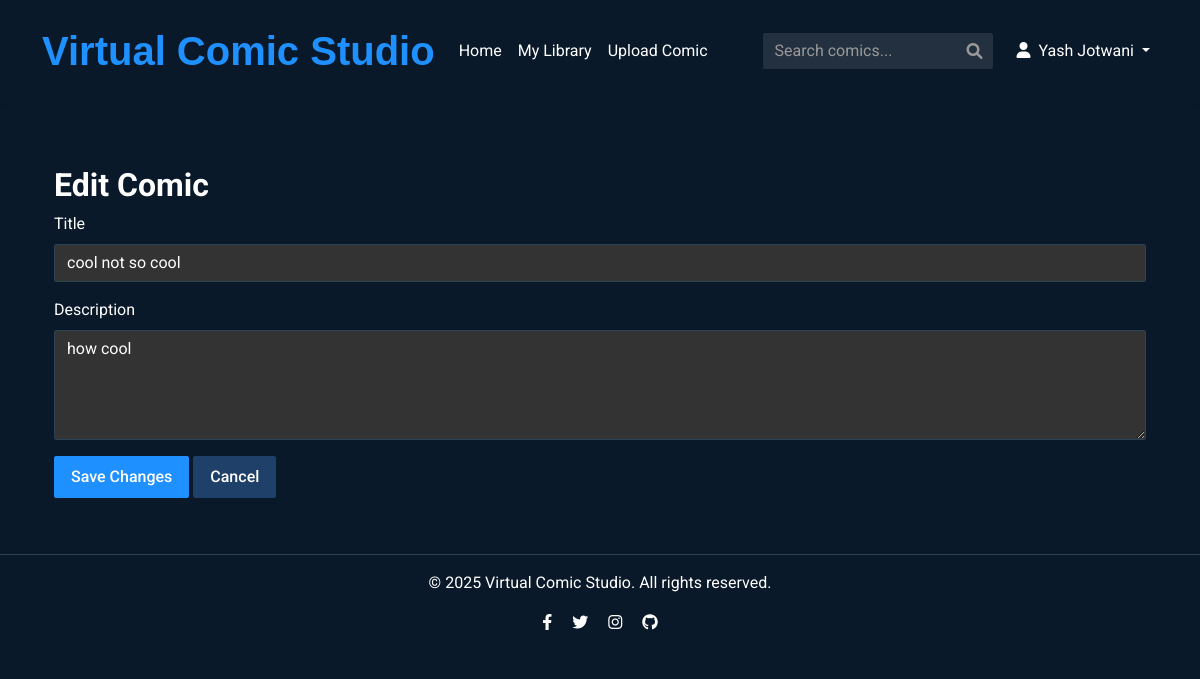
Page /edit_comic/6 (signed in) on the committed database.
### models.py (models this page shows, shortened)
class User(UserMixin, db.Model):
    id = db.Column(db.Integer, primary_key=True)
    username = db.Column(db.String(64), unique=True, nullable=False)
    email = db.Column(db.String(120), unique=True, nullable=False)
    password_hash = db.Column(db.String(256), nullable=False)
    created_at = db.Column(db.DateTime, default=datetime.datetime.utcnow)
    comics_uploaded = db.relationship('Comic', backref='owner', lazy='dynamic')
    reviews = db.relationship('Review', backref='user', lazy='dynamic')
    library_comics = db.relationship('Comic', secondary=user_library,
                                    lazy='dynamic', backref=db.backref('in_libraries', lazy='dynamic'))

class Comic(db.Model):
    id = db.Column(db.Integer, primary_key=True)
    title = db.Column(db.String(100), nullable=False)
    description = db.Column(db.Text, nullable=False)
    filename = db.Column(db.String(255), nullable=False, unique=True)
    owner_id = db.Column(db.Integer, db.ForeignKey('user.id'), nullable=False)
    upload_date = db.Column(db.DateTime, default=datetime.datetime.utcnow)
    views = db.Column(db.Integer, default=0)
    logo_id = db.Column(db.Integer, default=1) # Logo ID (1-5)
    reviews = db.relationship('Review', backref='comic', lazy='dynamic', cascade='all, delete-orphan')

### routes.py (the view)
@app.route('/edit_comic/<int:comic_id>', methods=['GET', 'POST'])
@login_required
def edit_comic(comic_id):
    comic = Comic.query.get(comic_id)
    if not comic:
        flash("Comic not found!", "danger")
        return redirect(url_for("profile"))
    if comic.owner_id != current_user.id:
        flash("Unauthorized action!", "danger")
        return redirect(url_for("profile"))
    if request.method == 'POST':
        comic.title = request.form.get('title')
        comic.description = request.form.get('description')
        db.session.commit()
        flash("Comic updated successfully!", "success")
        return redirect(url_for("comic_details", comic_id=comic.id))
    return render_template('edit_comic.html', comic=comic)

### app.py (called while the page is built)
@login_manager.user_loader
def load_user(user_id):
    return User.query.get(int(user_id))

### templates/edit_comic.html (shortened to what this page needs)
{% extends "layout.html" %}  {% block content %}
<div class="container mt-4">
  <h2>Edit Comic</h2>
  <form method="post" action="{{ url_for('edit_comic', comic_id=comic.id) }}">
    <div class="mb-3">
      <label class="form-label">Title</label>
      <input
        type="text"
        name="title"
        class="form-control"
        value="{{ comic.title }}"
        required
      />
    </div>
    <div class="mb-3">
      <label class="form-label">Description</label>
      <textarea name="description" class="form-control" rows="4" required>
{{ comic.description }}</textarea
      >
    </div>
    <button type="submit" class="btn btn-primary">Save Changes</button>
    <a
      href="{{ url_for('comic_details', comic_id=comic.id) }}"
      class="btn btn-secondary"
      >Cancel</a
    >
  </form>
</div>
{% endblock %}

### templates/layout.html (shortened to what this page needs)
<!DOCTYPE html>
<html lang="en">
  <head>
    <link
      href="https://cdn.jsdelivr.net/npm/bootstrap@5.1.3/dist/css/bootstrap.min.css"
      rel="stylesheet"
    />
    <link
      href="https://cdnjs.cloudflare.com/ajax/libs/font-awesome/6.0.0-beta3/css/all.min.css"
      rel="stylesheet"
    />
    <link
      rel="stylesheet"
      href="{{ url_for('static', filename='css/main.css') }}"
    />
  </head>
  <body>
    <nav class="navbar navbar-expand-lg navbar-dark">
      <div class="container">
        <a class="navbar-brand" href="{{ url_for('index') }}"
          >Virtual Comic Studio</a
        >
        <div class="collapse navbar-collapse" id="navbarNav">
          <ul class="navbar-nav me-auto">
            <li class="nav-item">
              <a class="nav-link" href="{{ url_for('index') }}">Home</a>
            </li>
            {% if current_user.is_authenticated %}
            <li class="nav-item">
              <a class="nav-link" href="{{ url_for('library') }}">My Library</a>
            </li>
            <li class="nav-item">
              <a class="nav-link" href="{{ url_for('upload_comic') }}"
                >Upload Comic</a
              >
            </li>
            {% endif %}
          </ul>
          <form
            class="search-form d-flex"
            action="{{ url_for('search') }}"
            method="get"
          >
            <div class="position-relative">
              <input
                class="form-control search-input"
                type="search"
                name="q"
                placeholder="Search comics..."
                aria-label="Search"
                value="{{ search_query|default('') }}"
              />
              <i class="fas fa-search search-icon"></i>
            </div>
          </form>
          <ul class="navbar-nav">
            {% if current_user.is_authenticated %}
            <li class="nav-item dropdown">
              <a
                class="nav-link dropdown-toggle"
                href="#"
                id="userDropdown"
                role="button"
                data-bs-toggle="dropdown"
              >
                <i class="fas fa-user me-1"></i> {{ current_user.username }}
              </a>
            </li>
            {% endif %}
          </ul>
        </div>
      </div>
    </nav>
    <main class="container py-4">{% block content %}{% endblock %}</main>
    <footer class="text-center py-3">
      <div class="container">
        <p>&copy; 2025 Virtual Comic Studio. All rights reserved.</p>
        <div class="social-links">
          <a href="#" class="mx-2"><i class="fab fa-facebook-f"></i></a>
          <a href="#" class="mx-2"><i class="fab fa-twitter"></i></a>
          <a href="#" class="mx-2"><i class="fab fa-instagram"></i></a>
          <a href="#" class="mx-2"><i class="fab fa-github"></i></a>
        </div>
      </div>
    </footer>
  </body>
</html>

### static/css/main.css (style rules this page uses)
:root { --primary-bg: #0a1929; --secondary-bg: #1f4068; --accent-color: #1e90ff; --text-color: #ffffff; --card-bg: #162b3c; --hover-bg: #1d3649; --border-color: #2c4356; --success-color: #46b04a; --warning-color: #e6a23c; --danger-color: #f56c6c; --info-color: #909399; --font-main: "Roboto", "Arial", sans-serif; --standard-padding: 16px; --transition-speed: 0.3s; }
body { font-family: var(--font-main); background-color: var(--primary-bg); color: var(--text-color); margin: 0; padding: 0; line-height: 1.5; }
a { color: var(--text-color); text-decoration: none; transition: color var(--transition-speed) ease; }
h1, h2, h3, h4, h5, h6 { margin-top: 0; font-weight: 700; }
.navbar { background-color: var(--primary-bg) !important; padding: var(--standard-padding); box-shadow: 0 2px 5px rgba(0, 0, 0, 0.1); }
.navbar-brand { color: var(--accent-color) !important; font-size: 2.5rem; font-weight: bold; font-family: "Ubuntu", sans-serif; }
.navbar-dark .navbar-nav .nav-link { color: var(--text-color); transition: all var(--transition-speed) ease; }
.btn { border-radius: 2px; font-weight: 500; padding: 8px 16px; transition: all var(--transition-speed) ease; }
.btn-primary { background-color: var(--accent-color); border-color: var(--accent-color); }
.btn-secondary { background-color: var(--secondary-bg); border-color: var(--secondary-bg); }
.form-control { background-color: #333; border: 1px solid var(--border-color); color: var(--text-color); border-radius: 2px; }
.form-control::placeholder { color: #999; }
footer { background-color: var(--primary-bg); padding: var(--standard-padding); text-align: center; margin-top: 2rem; border-top: 1px solid var(--border-color); }
.search-form { position: relative; margin-right: 1rem; }
.search-form .form-control { padding-right: 35px; background-color: rgba(255, 255, 255, 0.1); border: none; color: var(--text-color); }
.search-form .search-icon { position: absolute; right: 10px; top: 50%; transform: translateY(-50%); color: #999; }

### rows in the picture
User: username "Yash Jotwani"
Comic: title "cool not so cool", description "how cool"
